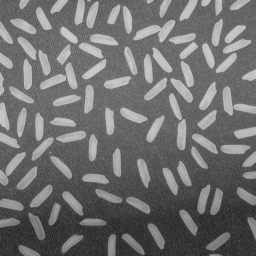
%> input picture Assignment_3/input_data/rice.png, 256 x 256 px
$ octave q4_1.m   (GNU Octave 9; MATLAB toolbox functions it lacks are replaced by stand-ins)
%> lines starting %> are read from the running program, lines starting %| are printed output that depends on the picture

f = imread('../input_data/rice.png');
%> f is the input picture: size 256x256 uint8; min 40, max 204, mean 111.2
h = imread('../input_data/cameraman.tif');
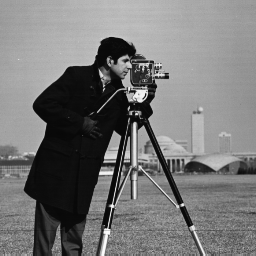
%> input picture Assignment_3/input_data/cameraman.tif, 256 x 256 px
%> h is the input picture: size 256x256 uint8; min 7, max 253, mean 118.7
% dft of images
F = fft2(f);
H = fft2(h);
%ifft of mul of images.
mu = ifft2(F.*H);
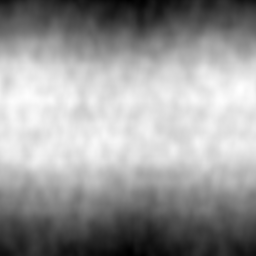
%> mu: size 256x256 double; min 816353581, max 897727815, mean 865581176.6; drawn with min black and max white
% convolution...
rt = conv2(double(f),double(h));
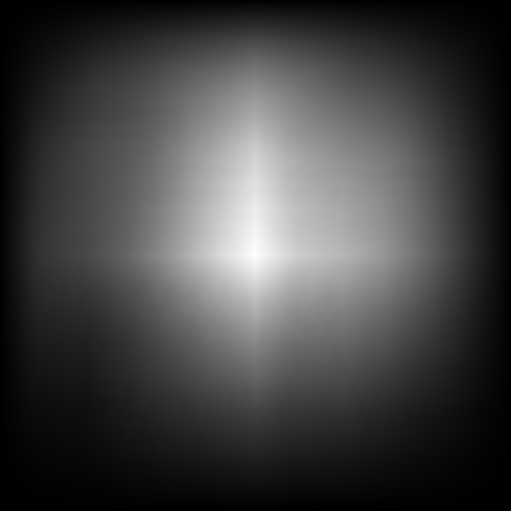
%> rt: size 511x511 double; min 4746, max 821959796, mean 217243071.2; drawn with min black and max white
gh = rt(128:383, 128:383);
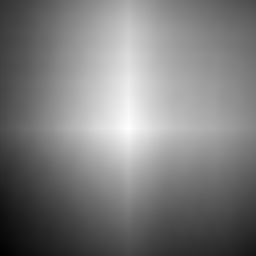
%> gh: size 256x256 double; min 121803851, max 821959796, mean 466111042; drawn with min black and max white
% calculate the differences
fg = sum(sum((mu - gh).^2));
%> fg = 1.16e+22
% calculating the average.
fg = fg*(1/(256*256));
%> fg = 1.78e+17
disp(fg);
%| 1.7776e+17
